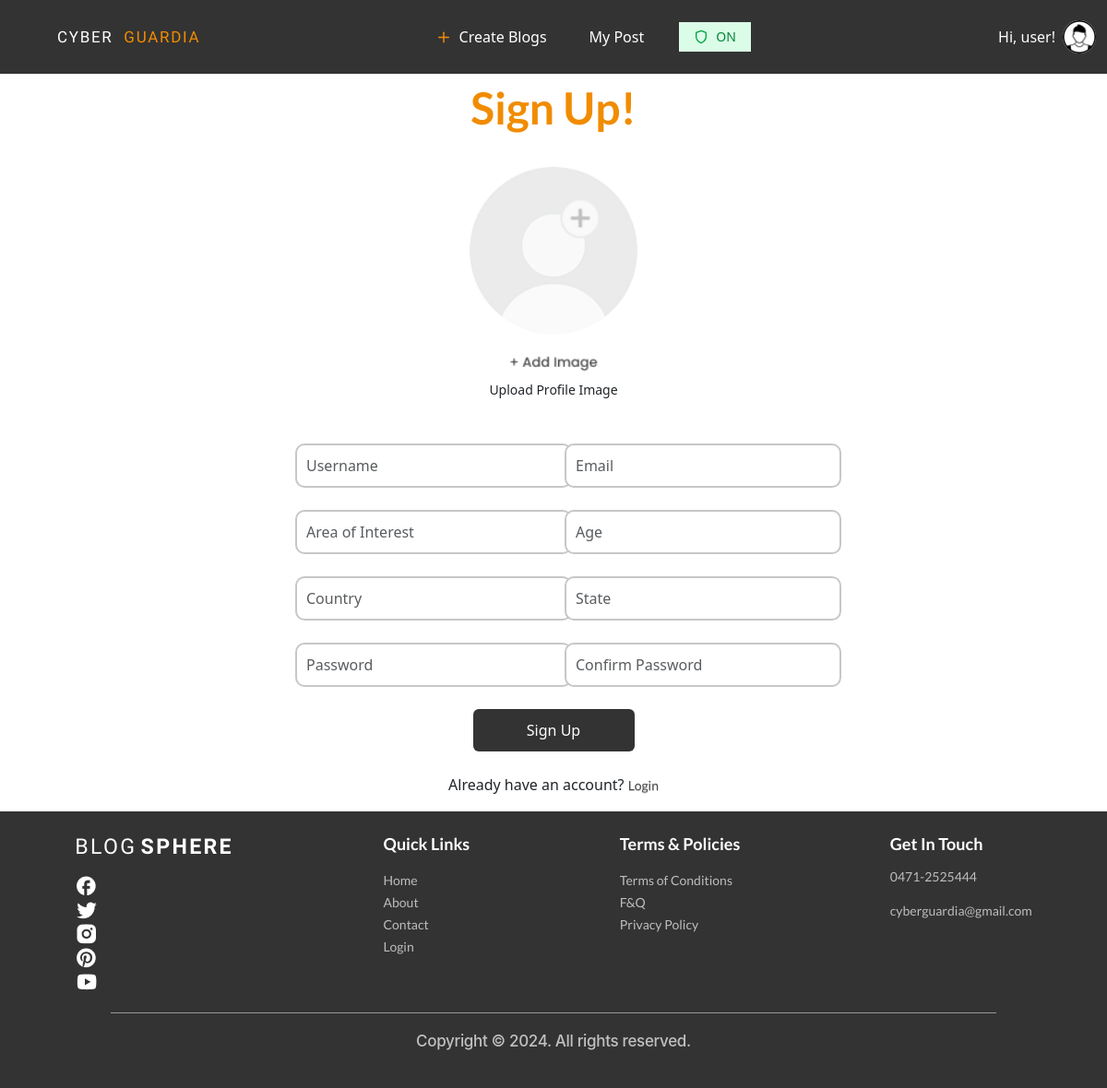
Page /register/ (signed in) on the committed database.
### account/models.py (models this page shows)
class User(AbstractUser):
    USER_TYPE_CHOICES = (
        ('normal', 'Normal User'),
        ('advertiser', 'Advertiser'),
    )
    user_type = models.CharField(max_length=20, choices=USER_TYPE_CHOICES, default='normal')

### accounts/models.py (models this page shows, shortened)
class Profile(models.Model):
    user = models.OneToOneField(User, on_delete=models.CASCADE)
    area_of_interest = models.CharField(max_length=255, blank=True)
    age = models.IntegerField(null=True)
    country = models.CharField(max_length=20, null=True)
    state = models.CharField(max_length=20, null=True)
    safe_mode = models.BooleanField(default=True)
    profile_image = models.ImageField(upload_to='profile_images/', null=True, blank=True)

### accounts/views.py (the view)
# urls.py: path('register/', register, name='register'),
@csrf_exempt
def register(request):
    if request.method == "POST":
        form = RegistrationForm(request.POST, request.FILES)
        if form.is_valid():
            username = form.cleaned_data['username']
            email = form.cleaned_data['email']
            password = form.cleaned_data['password']
            confirm_password = request.POST.get('confirm_password')
            area_of_interest = form.cleaned_data['area_of_interest']
            age = form.cleaned_data['age']
            country = form.cleaned_data['country']
            state = form.cleaned_data['state']
            profile_image = form.cleaned_data['profile_image']
            user = User.objects.create_user(username=username, email=email, password=password, user_type='normal')
            Profile.objects.create(user=user, area_of_interest=area_of_interest, age=age, country=country, state=state, profile_image=profile_image)
            messages.success(request, 'Registration Successfull! please login')
            return redirect('login')
    else:
        form = RegistrationForm()
    return render(request, "accounts/register.html", {"form": form})

### accounts/forms.py (shortened to what this page needs)
class RegistrationForm(forms.Form):
    username = forms.CharField(max_length=150)
    email = forms.EmailField()
    password = forms.CharField(widget=forms.PasswordInput)
    confirm_password = forms.CharField(widget=forms.PasswordInput)
    area_of_interest = forms.CharField(max_length=100, required=True)
    age = forms.IntegerField()
    country = forms.CharField(max_length=100, required=True)
    state = forms.CharField(max_length=100, required=True)
    profile_image = forms.ImageField(required=True)

### accounts/templates/accounts/register.html (shortened to what this page needs)
{% extends "base.html" %}
{% load static %}
{% block content %}
<div class="signup-container">
    <div class="Signup_RightSide">
        <p class="Signup_RightSide_head">Sign Up!</p>
        <form method="post" enctype="multipart/form-data" class="flex flex-col items-center justify-center">
            <div class="mb-5 flex flex-col items-center justify-center">
                <label for="image-upload" class="flex flex-col items-center justify-center cursor-pointer">
                    <img id="image-preview" src="{% static 'Images/profile-pic.png' %}" alt="Upload Profile Pic" class="w-48 h-56 object-contain mt-2 rounded-2xl" />
                    <span class="text-sm mt-2 flex items-center justify-center">Upload Profile Image</span>
                </label>
            </div>
            <div class="grid grid-cols-1 md:grid-cols-2 gap-4">
                <div>
                    <input type="text" class="form-control" name="username" placeholder="Username" value="{{ form.username.value|default_if_none:'' }}" />
                </div>
                <div>
                    <input type="email" class="form-control" name="email" placeholder="Email" value="{{ form.email.value|default_if_none:'' }}" />
                </div>
                <div>
                    <input type="text" class="form-control" name="area_of_interest" placeholder="Area of Interest" value="{{ form.area_of_interest.value|default_if_none:'' }}" />
                </div>
                <div>
                    <input type="text" class="form-control" name="age" placeholder="Age" value="{{ form.age.value|default_if_none:'' }}" />
                </div>
                <div>
                    <input type="text" class="form-control" name="country" placeholder="Country" value="{{ form.country.value|default_if_none:'' }}" />
                </div>
                <div>
                    <input type="text" class="form-control" name="state" placeholder="State" value="{{ form.state.value|default_if_none:'' }}" />
                </div>
                <div>
                    <input type="password" class="form-control" name="password" placeholder="Password" />
                </div>
                <div>
                    <input type="password" class="form-control" name="confirm_password" placeholder="Confirm Password" />
                </div>
            </div>
            <div class="mt-6 text-center">
                <button type="submit" class="btn Signup_Button mb-4">Sign Up</button>
            </div>
            <p class="text-center">
                Already have an account?
                <a class="user-signup-login" href="{% url 'login' %}">Login</a>
            </p>
        </form>
    </div>
</div>
{% endblock %}

### templates/base.html (shortened to what this page needs)
{% load static %}
<!doctype html>
<html>
    <head>
        <script src="https://cdn.jsdelivr.net/npm/@tailwindcss/browser@4"></script>
        <link
            rel="stylesheet"
            href="https://cdnjs.cloudflare.com/ajax/libs/font-awesome/6.0.0/css/all.min.css"
        />
        <link
            href="https://cdn.jsdelivr.net/npm/bootstrap@5.3.3/dist/css/bootstrap.min.css"
            rel="stylesheet"
        />
        <link
            rel="stylesheet"
            href="https://cdnjs.cloudflare.com/ajax/libs/font-awesome/6.7.2/css/fontawesome.min.css"
        />
        <link
            href="https://cdn.jsdelivr.net/npm/bootstrap-icons/font/bootstrap-icons.css"
            rel="stylesheet"
        />
        <link rel="stylesheet" href="{% static 'css/index.css' %}" />
        <link rel="stylesheet" href="font.css" />
    </head>
    <body class="min-h-screen flex flex-col">
        <nav class="navbar navbar-expand-sm">
            <div class="container-fluid">
                <a class="navbar-brand logo" href="{% url 'home' %}">
                    <span class="logo_Blog_Color">CYBER</span>&nbsp;
                    <span class="logo_color">GUARDIA</span>
                </a>
                <ul class="navbar-nav navbar_list mx-auto">
                    {% if request.user.user_type == 'normal' and not request.user.is_superuser %}
                    <li class="nav-item navbar_nav-item flex justify-center items-center">
                        <svg width="18" height="19" viewBox="0 0 18 19" fill="none" xmlns="http://www.w3.org/2000/svg">
                            <path d="M3.75 9.5H14.25" stroke="#F18C00" stroke-width="1.5" stroke-linecap="round" stroke-linejoin="round"/>
                            <path d="M9 4.25V14.75" stroke="#F18C00" stroke-width="1.5" stroke-linecap="round" stroke-linejoin="round"/>
                        </svg>
                        <a class="nav-link navbar_links" href="{% url 'create_post' %}">
                            Create Blogs
                        </a>
                    </li>
                    <li class="nav-item navbar_nav-item flex justify-center items-center">
                        <a class="nav-link navbar_links" href="{% url 'my_posts' user_id=user.id %}">
                            My Post
                        </a>
                    </li>
                    <li class="nav-item navbar_nav-item flex justify-center items-center">
                        <form action="{% url 'toggle_safe_mode' %}" method="POST" class="m-0">
                            <button type="submit" class="flex items-center gap-2 px-3 py-1.5 rounded-full transition-all duration-300 {% if request.user.profile.safe_mode %}bg-green-100 hover:bg-green-200{% else %}bg-red-100 hover:bg-red-200{% endif %}">
                                <svg width="16" height="16" viewBox="0 0 24 24" fill="none" stroke="currentColor" stroke-width="2" stroke-linecap="round" stroke-linejoin="round" class="{% if request.user.profile.safe_mode %}text-green-600{% else %}text-red-600{% endif %}">
                                    <path d="M12 22s8-4 8-10V5l-8-3-8 3v7c0 6 8 10 8 10z"/>
                                </svg>
                                <span class="text-sm font-medium {% if request.user.profile.safe_mode %}text-green-700{% else %}text-red-700{% endif %}">
                                     {% if request.user.profile.safe_mode %}ON{% else %}OFF{% endif %}
                                </span>
                            </button>
                        </form>
                    </li>
                    {% endif %}
                </ul>
                <div class="d-flex ms-auto">
                    {% if request.user.is_authenticated %}
                    <div class="relative" id="profile-dropdown">
                        <button onclick="toggleProfileMenu()" class="flex items-center gap-2 hover:text-orange-500 transition-colors cursor-pointer">
                            <div class="flex items-center gap-2">
                                <span class="nav-link navbar_links">Hi, {{user.username}}!</span>
                                <img src="{% if user.profile.profile_image %}{{ user.profile.profile_image.url }}{% else %}{% static 'Images/images.png' %}{% endif %}" alt="Profile" class="w-9 h-9 rounded-full"/>
                            </div>
                        </button>
                    </div>
                    {% endif %}
                </div>
            </div>
        </nav>
        {% block content %}
        {% endblock content %}
        <div class="footerBG mt-auto py-4">
            <div class="footerComponents">
                <div class="footer_sec_one">
                    <p>
                        <span class="footer_blog_color">BLOG</span>
                        <span class="footer_sphere_color">SPHERE</span>
                    </p>
                    <div class="footerIcons">
                        <a href="https://www.facebook.com/login/" target="_blank" rel="noopener noreferrer">
                            <img class="IconSpacing" src="{% static 'Images/fb.png' %}" alt="Facebook"/>
                        </a>
                        <a href="https://x.com/i/flow/login?lang=en&mx=2" target="_blank" rel="noopener noreferrer">
                            <img class="IconSpacing" src="{% static 'Images/twitter.png' %}" alt="Twitter"/>
                        </a>
                        <a href="https://www.instagram.com/accounts/emailsignup/" target="_blank" rel="noopener noreferrer">
                            <img class="IconSpacing" src="{% static 'Images/insta.png' %}" alt="Instagram"/>
                        </a>
                        <a href="https://in.pinterest.com/login/" target="_blank" rel="noopener noreferrer">
                            <img class="IconSpacing" src="{% static 'Images/pinterest.png' %}" alt="Pinterest"/>
                        </a>
                        <a href="https://www.youtube.com/account" target="_blank" rel="noopener noreferrer">
                            <img class="IconSpacing" src="{% static 'Images/ytb.png' %}" alt="YouTube"/>
                        </a>
                    </div>
                </div>
                <div class="footer_sec_two">
                    <p class="footer_QuickLinks">Quick Links</p>
                    <ul>
                        <li><a class="footerList" href="/">Home</a></li>
                        <li><a class="footerList" href="/about">About</a></li>
                        <li><a class="footerList" href="/contact">Contact</a></li>
                        <li><a class="footerList" href="/login">Login</a></li>
                    </ul>
                </div>
                <div class="footer_sec_three">
                    <p class="footer_terms_and_polices">Terms & Policies</p>
                    <ul>
                        <li><a class="footerList" href="/terms-of-conditions">Terms of Conditions</a></li>
                        <li><a class="footerList" href="/f&q">F&Q</a></li>
                        <li><a class="footerList" href="/privacy-policy">Privacy Policy</a></li>
                    </ul>
                </div>
                <div class="footer_sec_four">
                    <p class="footer_get_in_touch">Get In Touch</p>
                    <ul>
                        <li class="footerList">0471-2525444</li>
                        <li class="footerList">cyberguardia@gmail.com</li>
                    </ul>
                </div>
            </div>
            <hr class="footer_bottom_line" />
            <p class="Footer_copyright">
                Copyright &copy; 2024. All rights reserved.
            </p>
        </div>
</body>
</html>

### rows in the picture
User: username "user", profile_image (picture)
